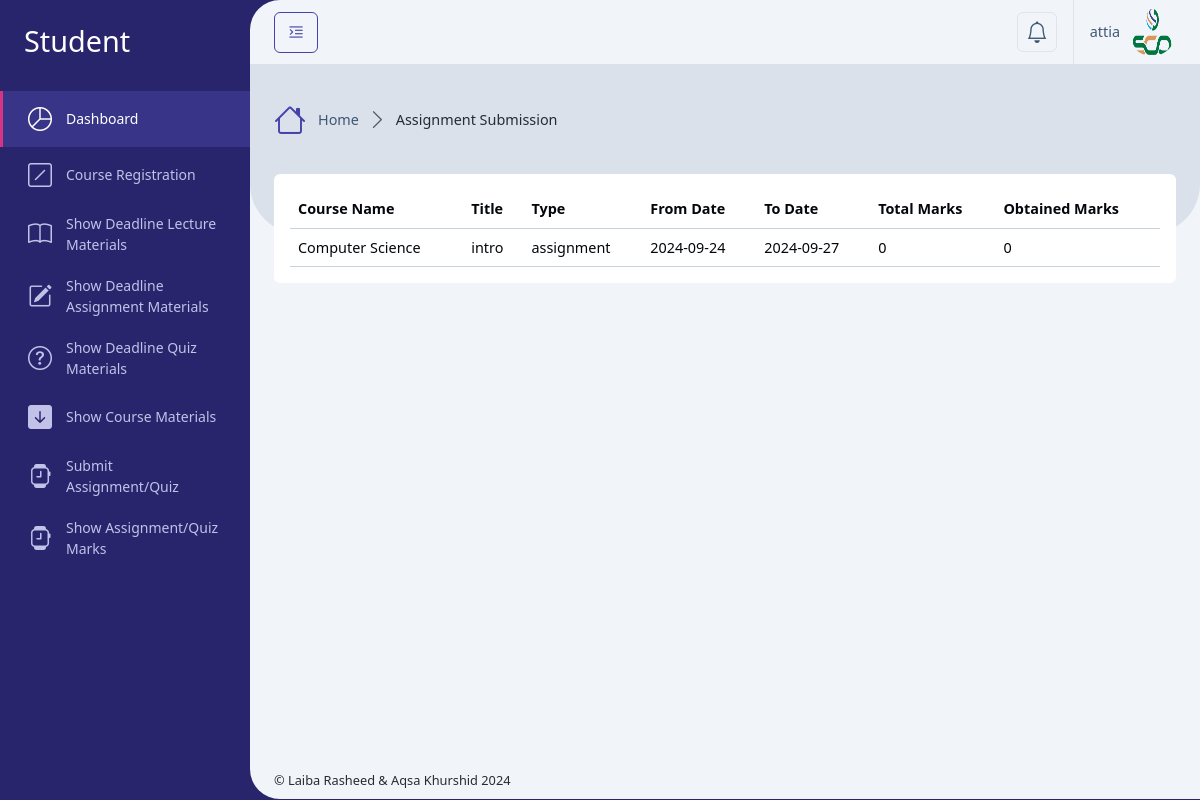
The app's page /Student/show_submitted_assignment.php (signed in), older data.
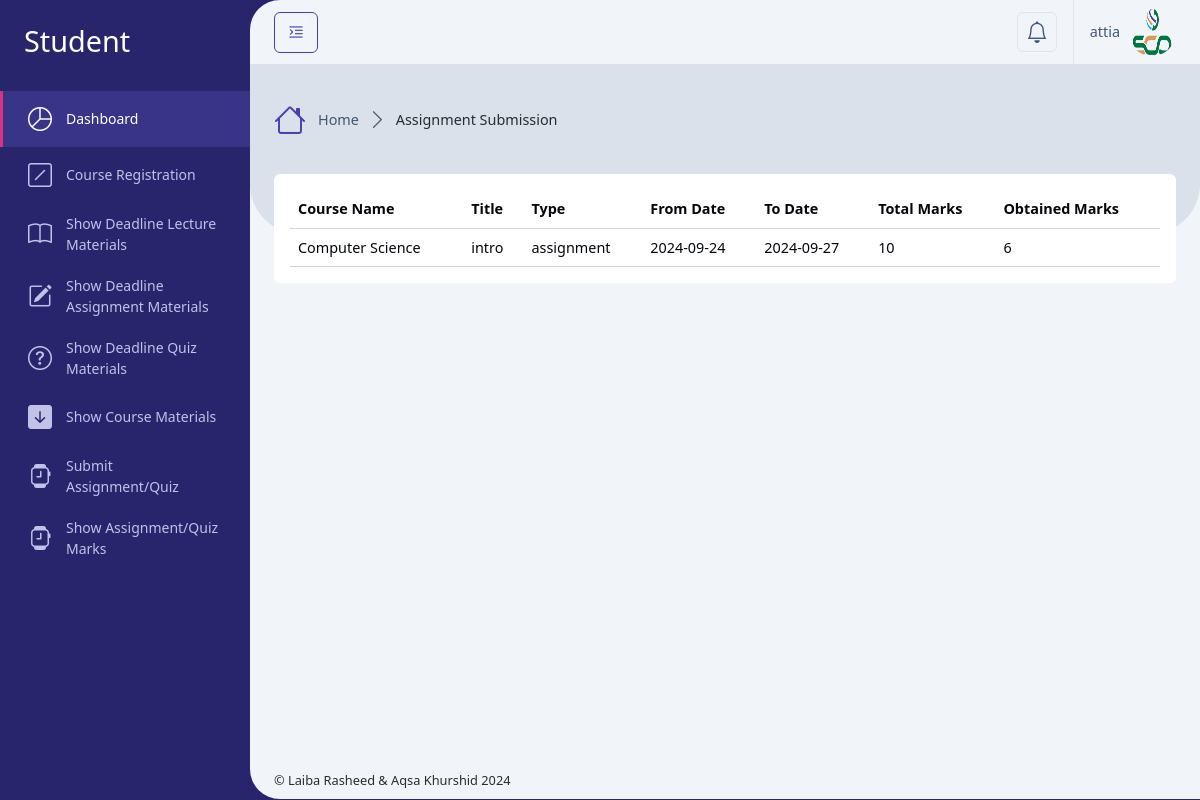
The same page, newer data.
### tables this page shows
CREATE TABLE `users` (
  `id` int(11) NOT NULL,
  `username` varchar(50) NOT NULL,
  `email` varchar(100) NOT NULL,
  `address` varchar(255) DEFAULT NULL,
  `phone` varchar(20) DEFAULT NULL,
  `department` varchar(255) DEFAULT NULL,
  `student_semester` varchar(100) DEFAULT NULL,
  `instructor_education` varchar(255) DEFAULT NULL,
  `profile_photo` varchar(256) DEFAULT NULL,
  `password` varchar(255) NOT NULL,
  `role_id` int(11) NOT NULL,
  `isActive` tinyint(2) DEFAULT 0,
  `created_at` timestamp NOT NULL DEFAULT current_timestamp()
);

CREATE TABLE `course_registration` (
  `id` int(11) NOT NULL,
  `course_id` int(11) DEFAULT NULL,
  `user_id` int(11) DEFAULT NULL,
  `created_at` timestamp NOT NULL DEFAULT current_timestamp()
);

CREATE TABLE `courses` (
  `id` int(11) NOT NULL,
  `code` varchar(100) DEFAULT NULL,
  `name` varchar(255) NOT NULL,
  `type` varchar(100) DEFAULT 'Course',
  `description` text DEFAULT NULL,
  `program` varchar(100) DEFAULT NULL,
  `semester` varchar(100) DEFAULT NULL,
  `credit_hour` int(10) DEFAULT 3,
  `created_at` timestamp NOT NULL DEFAULT current_timestamp()
);

CREATE TABLE `deadline_materials` (
  `id` int(11) NOT NULL,
  `course_id` int(11) DEFAULT NULL,
  `user_id` int(11) DEFAULT NULL,
  `title` varchar(255) NOT NULL,
  `type` enum('lecture','assignment','quiz') NOT NULL,
  `content` text DEFAULT NULL,
  `file_path` varchar(255) DEFAULT NULL,
  `from_date` date DEFAULT NULL,
  `to_date` date DEFAULT NULL,
  `created_at` timestamp NOT NULL DEFAULT current_timestamp()
);

CREATE TABLE `assignment_submissions` (
  `id` int(11) NOT NULL,
  `deadline_material_id` int(11) NOT NULL,
  `user_id` int(11) NOT NULL,
  `file_path` varchar(255) NOT NULL,
  `total_marks` int(11) DEFAULT 0,
  `obtained_marks` int(11) DEFAULT 0,
  `is_get_marks` tinyint(2) DEFAULT 0,
  `submitted_at` timestamp NOT NULL DEFAULT current_timestamp()
);

### Student/show_submitted_assignment.php (called while the page is built, shortened)
<?php
require '../Database/config.php';
$user = getUserData($_SESSION['user_id']);
$title = "Assignment Submission";
$user_id = $_SESSION['user_id'];
$sql = "SELECT course_registration.*, courses.name AS course_name, courses.description AS course_description,
        deadline_materials.id AS deadline_materials_id, deadline_materials.title, deadline_materials.type, deadline_materials.content, deadline_materials.file_path,
        deadline_materials.from_date, deadline_materials.to_date,
        assignment_submissions.obtained_marks, assignment_submissions.total_marks
        FROM course_registration
        JOIN courses ON course_registration.course_id = courses.id
        JOIN deadline_materials ON course_registration.course_id = deadline_materials.course_id
        LEFT JOIN assignment_submissions ON deadline_materials.id = assignment_submissions.deadline_material_id AND assignment_submissions.user_id = course_registration.user_id
        WHERE assignment_submissions.user_id = ? AND (deadline_materials.type = 'assignment' OR deadline_materials.type = 'quiz')";
$stmt = $conn->prepare($sql);
$stmt->bind_param("i", $user_id);
$stmt->execute();
$result = $stmt->get_result();
include '../setting/_Layout.php';
?>

### Database/config.php (called while the page is built, shortened)
<?php
    $servername = "localhost";
    $username = "root";
    $password = "";
    $dbname = "course_ms";
    $conn = new mysqli($servername, $username, $password, $dbname);
    function getUserData($user_id) {
        global $conn;
        $stmt = $conn->prepare("SELECT * FROM users WHERE id = ?");
        $stmt->bind_param("i", $user_id);
        $stmt->execute();
        $result = $stmt->get_result();
        return $result->fetch_assoc();
    }
?>

### Student/show_submitted_assignment_content.php (the view, shortened to what this page needs)
<div class="row">
    <div class="col-xxl-12">
        <div class="card mb-4">
            <div class="card-body">
                <div class="table-responsive">
                    <table class="table align-middle table-hover m-0">
                        <thead>
                            <tr>
                                <th scope="col">Course Name</th>
                                <th scope="col">Title</th>
                                <th scope="col">Type</th>
                                <th scope="col">From Date</th>
                                <th scope="col">To Date</th>
                                <th scope="col">Total Marks</th>
                                <th scope="col">Obtained Marks</th>
                            </tr>
                        </thead>
                        <tbody>
                            <?php
                            if ($result->num_rows > 0) {
                                while ($row = $result->fetch_assoc()) {
                                    ?>
                                    <tr>
                                        <td><?php echo htmlspecialchars($row['course_name']); ?></td>
                                        <td><?php echo htmlspecialchars($row['title']); ?></td>
                                        <td><?php echo htmlspecialchars($row['type']); ?></td>
                                        <td><?php echo htmlspecialchars($row['from_date']); ?></td>
                                        <td><?php echo htmlspecialchars($row['to_date']); ?></td>
                                        <td><?php echo htmlspecialchars($row['total_marks']); ?></td>
                                        <td><?php echo htmlspecialchars($row['obtained_marks']); ?></td>
                                    </tr>
                                    <?php
                                }
                            } else {
                                ?>
                                <tr>
                                    <td colspan="7">No assignments or quizzes found.</td>
                                </tr>
                                <?php
                            }
                            ?>
                        </tbody>
                    </table>
                </div>
            </div>
        </div>
    </div>
</div>

### setting/_Layout.php (shortened to what this page needs)
<!DOCTYPE html>
<html lang="en">
	<head>
		<?php include '../setting/_Head.php'; ?>
	</head>
	<body>
		<div class="page-wrapper">
			<div class="main-container">
				<?php include '../setting/_Sidebar.php'; ?>
				<div class="app-container">
					<?php include '../setting/_Header.php'; ?>
					<?php include '../setting/_Hero_Header.php'; ?>
					<div class="app-body">
                        <?php include $content; ?>
					</div>
					<?php include '../setting/_Footer.php'; ?>
				</div>
			</div>
		</div>
	</body>
</html>

### setting/_Head.php (shortened to what this page needs)
<link rel="stylesheet" href="../assets/fonts/bootstrap/bootstrap-icons.css" />
<link rel="stylesheet" href="../assets/css/main.min.css" />
<link rel="stylesheet" href="../assets/vendor/overlay-scroll/OverlayScrollbars.min.css" />

### setting/_Sidebar.php (shortened to what this page needs)
<?php
$roleTitle = '';
switch ($_SESSION['role_id']) {
    case 1:
        $roleTitle = 'Student';
        break;
}
?>
<nav id="sidebar" class="sidebar-wrapper">
    <div class="app-brand p-4">
        <a href="index.html">
            <h2 class="text-white"><span><?php echo htmlspecialchars($roleTitle); ?></span></h2>
        </a>
    </div>
    <div class="sidebarMenuScroll">
        <ul class="sidebar-menu">
            <li class="active current-page">
                <?php
                if ($_SESSION['role_id'] == 3) {
                    ?>
                    <a href="../Administrator/admin_dashboard.php">
                        <i class="bi bi-pie-chart"></i>
                        <span class="menu-text">Dashboard</span>
                    </a>
                    <?php
                } elseif ($_SESSION['role_id'] == 1) {
                    ?>
                    <a href="../Student/student_dashboard.php">
                        <i class="bi bi-pie-chart"></i>
                        <span class="menu-text">Dashboard</span>
                    </a>
                    <?php
                } else {
                    header("Location: logout.php");
                    exit;
                }
                ?>
            </li>
    <?php
        if ($_SESSION['role_id'] == 1) {
            ?>
            <li>
                <a href="../Student/course_registration.php">
                    <i class="bi bi-slash-square"></i>
                    <span class="menu-text">Course Registration</span>
                </a>
            </li>
            <li>
                <a href="../Student/show_deadline_materials_lecture.php">
                    <i class="bi bi-book"></i>
                    <span class="menu-text">Show Deadline Lecture Materials</span>
                </a>
            </li>
            <li>
                <a href="../Student/show_deadline_materials_assignment.php">
                    <i class="bi bi-pencil-square"></i>
                    <span class="menu-text">Show Deadline Assignment Materials</span>
                </a>
            </li>
            <li>
                <a href="../Student/show_deadline_materials_quiz.php">
                    <i class="bi bi-question-circle"></i>
                    <span class="menu-text">Show Deadline Quiz Materials</span>
                </a>
            </li>
            <li>
                <a href="../Student/show_course_materials.php">
                    <i class="bi bi-arrow-down-square-fill"></i>
                    <span class="menu-text">Show Course Materials</span>
                </a>
            </li>
            <li>
                <a href="../Student/submit_assignment.php">
                    <i class="bi bi-smartwatch"></i>
                    <span class="menu-text">Submit Assignment/Quiz</span>
                </a>
            </li>
            <li>
                <a href="../Student/show_submitted_assignment.php">
                    <i class="bi bi-smartwatch"></i>
                    <span class="menu-text">Show Assignment/Quiz Marks</span>
                </a>
            </li>
    <?php } ?>
        </ul>
    </div>
</nav>

### setting/_Header.php (shortened to what this page needs)
<div class="app-header d-flex align-items-center">
    <div class="d-flex">
        <button class="btn btn-outline-primary me-2 pin-sidebar" id="pin-sidebar">
            <i class="bi bi-text-indent-left fs-5"></i>
        </button>
    </div>
    <div class="header-actions">
        <div class="dropdown ms-2">
            <a class="dropdown-toggle d-flex p-2 border rounded-2" href="#!" role="button" data-bs-toggle="dropdown"
                aria-expanded="false">
                <i class="bi bi-bell fs-4 lh-1"></i>
            </a>
        </div>
        <div class="dropdown ms-3">
            <a id="userSettings" class="dropdown-toggle d-flex py-2 align-items-center ps-3 border-start" href="#!"
                role="button" data-bs-toggle="dropdown" aria-expanded="false">
                <span class="d-none d-md-block me-2"><?php echo htmlspecialchars($user['username']); ?></span>
                <img src="../assets/uploads/<?php echo htmlspecialchars($user['profile_photo']); ?>" class="rounded-circle img-3x" alt="Bootstrap Gallery" />
            </a>
        </div>
    </div>
</div>

### setting/_Hero_Header.php
<div class="app-hero-header d-flex align-items-start">
    <ol class="breadcrumb d-none d-lg-flex align-items-center">
        <li class="breadcrumb-item">
            <i class="bi bi-house"></i>
            <a href="admin_dashboard.php">Home</a>
        </li>
        <li class="breadcrumb-item" aria-current="page"><?php echo $title; ?></li>
    </ol>
</div>

### setting/_Footer.php
<div class="app-footer">
    <span>© Laiba Rasheed & Aqsa Khurshid 2024</span>
</div>

Row changes from the older to the newer data that the page shows:
changed through a linked row, course_registration "Computer Science": assignment_submissions.total_marks "0" → "10"; assignment_submissions.obtained_marks "0" → "6"
